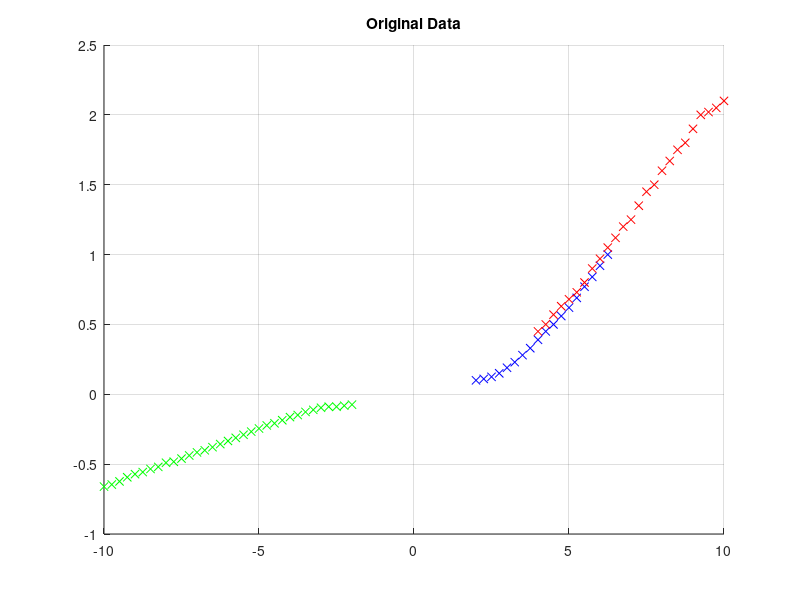

The MATLAB source for this figure: (Note: this script raises an error after producing the figure.)
data_pos_low = [
    2, 10;
    2.25, 11;
    2.5, 12.5;
    2.75, 15;
    3, 19;
    3.25, 23;
    3.5, 28;
    3.75, 33;
    4, 39;
    4.25, 45;
    4.5, 50;
    4.75, 56;
    5, 62;
    5.25, 69;
    5.5, 77;
    5.75, 84;
    6, 92;
    6.25, 100
];

data_pos_low(:,2) = data_pos_low(:,2)*0.01; % g to N

data_pos_high = [
    4, 45;
    4.25, 50;
    4.5, 57;
    4.75, 63;
    5, 68;
    5.25, 73;
    5.5, 80;
    5.75, 90;
    6, 97;
    6.25, 105;
    6.5, 112;
    6.75, 120;
    7, 125;
    7.25, 135;
    7.5, 145;
    7.75, 150;
    8, 160;
    8.25, 167;
    8.5, 175;
    8.75, 180;
    9, 190;
    9.25, 200;
    9.5, 202;
    9.75, 205;
    10, 210
];

data_pos_high(:,2) = data_pos_high(:,2)*0.01;

data_neg = [
    2, 10;
    2.25, 11;
    2.5, 12;
    2.75, 12;
    3, 13;
    3.25, 15;
    3.5, 17;
    3.75, 20;
    4, 22;
    4.25, 25;
    4.5, 28;
    4.75, 30;
    5, 33;
    5.25, 36;
    5.5, 39;
    5.75, 42;
    6, 45;
    6.25, 48;
    6.5, 51;
    6.75, 54;
    7, 56;
    7.25, 59;
    7.5, 62;
    7.75, 65;
    8, 66;
    8.25, 70;
    8.5, 72;
    8.75, 75;
    9, 77;
    9.25, 80;
    9.5, 84;
    9.75, 87;
    10, 89    
];

l_h = 0.66;
l_c = 0.49;

data_neg(:, 1) = -data_neg(:, 1);
data_neg(:, 2) = -l_c/l_h*0.01*data_neg(:, 2);

figure(1)
title('Original Data')
hold on
plot(data_pos_low(:,1), data_pos_low(:,2), 'bx')
plot(data_pos_high(:,1), data_pos_high(:,2), 'rx')
plot(data_neg(:,1), data_neg(:,2), 'gx')
xlim([-10, 10])
ylim([-1, 2.5])
grid on


overlap_i_low = 9;
overlap_i_high = 10;

overlap_high = data_pos_high(1:overlap_i_high,:);
overlap_low = data_pos_low(overlap_i_low:end,:);
pos_data_offset = mean(overlap_high(:,2) - overlap_low(:,2));

overlap_data = ([overlap_high(:, 1), overlap_high(:,2) - pos_data_offset] + overlap_low)/2;

data_pos = [data_pos_low(1:overlap_i_low-1, :);
            overlap_data;
            data_pos_high(overlap_i_high+1:end,1), data_pos_high(overlap_i_high+1:end,2)-pos_data_offset];

param_guess = [1, 1, 0.1];
opts = optimoptions('lsqnonlin', 'Jacobian', 'on', 'TolFun', 1e-12);
param1 = lsqnonlin(@(p) compute_error_vector(p, data_pos(1:end-3,1), data_pos(1:end-3,2)), param_guess, [], [], opts);
param2 = lsqnonlin(@(p) compute_error_vector(p, -data_neg(1:end,1), -data_neg(1:end,2)), param_guess, [], [], opts);

p1_opt = param1(1)
q1_opt = param1(2)
d1_opt = param1(3)

p2_opt = param2(1)
q2_opt = param2(2)
d2_opt = param2(3)

Vs_plot = 0:0.1:10;

figure(2)
title('Fitted Data')
hold on
plot(data_pos(:,1), data_pos(:,2)-d1_opt, 'bx')
plot(data_neg(:,1), data_neg(:,2)+d2_opt, 'bx')
plot(Vs_plot, Fs(Vs_plot, p1_opt, q1_opt), 'r')
plot(-Vs_plot, -Fs(Vs_plot, p2_opt, q2_opt), 'r')
line([2*q1_opt/p1_opt, 2*q1_opt/p1_opt], [0, 10])
line([-2*q2_opt/p2_opt, -2*q2_opt/p2_opt], [-10, 0])
xlim([-10, 10])
ylim([-1, 2.5])
xlabel('Vs [V]')
ylabel('Fs [g]')
grid on